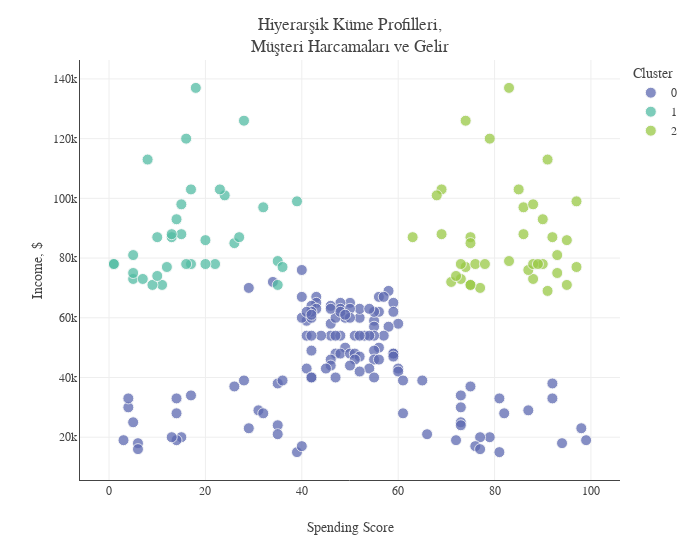

Notebook code for this chart:
### Code cell
# Hierarchical clustering
hc = AgglomerativeClustering(3, affinity='euclidean', linkage='complete', compute_full_tree=False)
hc_pred = hc.fit_predict(clust_df)
plot_hc=clust_df.copy()
plot_hc["Hierarchical Cluster"]=hc_pred
plot_hc=plot_hc.sort_values(by='Hierarchical Cluster')
plot_hc['Hierarchical Cluster'] = plot_hc['Hierarchical Cluster'].astype(str)

# Plot of clusters                                               
fig = px.scatter(plot_hc, x="Spending Score", y="Annual Income", color="Hierarchical Cluster",
                 color_discrete_sequence=px.colors.qualitative.Vivid[1:])
fig.update_traces(marker=dict(size=11, opacity=0.75, line=dict(width=1, color='#F7F7F7')))
fig.update_layout(template=temp, title="Hiyerarşik Küme Profilleri,<br>Müşteri Harcamaları ve Gelir", 
                  width=700, legend_title = 'Cluster',
                  xaxis=dict(title='Spending Score',showline=True, zeroline=False), 
                  yaxis=dict(title='Income, $',ticksuffix='k',showline=True))
fig.show()

### Figure 1 — Plotly figure (JSON) as saved in the notebook; plotly's stock layout.template omitted (floating-point values rounded to 4 significant figures)
{"data": [{"hovertemplate": "Hierarchical Cluster=0<br>Spending Score=%{x}<br>Annual Income=%{y}<extra></extra>", "legendgroup": "0", "marker": {"color": "rgb(93, 105, 177)", "line": {"color": "#F7F7F7", "width": 1}, "opacity": 0.75, "size": 11, "symbol": "circle"}, "mode": "markers", "name": "0", "orientation": "v", "showlegend": true, "type": "scatter", "x": [39, 49, 41, 55, 46, 60, 55, 58, 46, 57, 44, 41, 55, 51, 40, 42, 48, 53, 54, 47, 56, 49, 42, 55, 47, 59, 48, 50, 59, 52, 51, 42, 47, 40, 34, 29, 58, 40, 56, 57, 43, 59, 43, 50, 48, 46, 52, 42, 52, 48, 43, 46, 50, 42, 56, 55, 59, 48, 41, 42, 50, 54, 59, 49, 55, 31, 61, 32, 82, 14, 73, 5, 73, 35, 98, 29, 66, 35, 87, 79, 77, 15, 99, 14, 72, 94, 6, 76, 40, 77, 52, 6, 81, 13, 4, 3, 4, 56, 73, 46, 51, 46, 50, 41, 60, 54, 60, 52, 42, 42, 47, 45, 65, 55, 17, 81, 26, 75, 73, 35, 92, 36, 61, 28, 92, 14], "xaxis": "x", "y": [15, 60, 59, 59, 58, 58, 57, 57, 54, 54, 54, 54, 54, 54, 60, 54, 54, 54, 54, 54, 50, 50, 49, 49, 48, 48, 48, 48, 48, 54, 48, 60, 60, 76, 72, 70, 69, 67, 67, 67, 67, 65, 65, 65, 65, 64, 60, 64, 63, 63, 63, 63, 63, 62, 62, 62, 62, 62, 62, 61, 60, 63, 47, 61, 46, 29, 28, 28, 28, 28, 25, 25, 24, 24, 23, 23, 21, 21, 29, 20, 20, 20, 19, 19, 19, 18, 18, 17, 17, 16, 47, 16, 15, 20, 30, 19, 33, 46, 30, 46, 46, 44, 44, 43, 43, 43, 42, 42, 40, 40, 40, 43, 39, 40, 34, 33, 37, 37, 34, 38, 38, 39, 39, 39, 33, 33], "yaxis": "y"}, {"hovertemplate": "Hierarchical Cluster=1<br>Spending Score=%{x}<br>Annual Income=%{y}<extra></extra>", "legendgroup": "1", "marker": {"color": "rgb(82, 188, 163)", "line": {"color": "#F7F7F7", "width": 1}, "opacity": 0.75, "size": 11, "symbol": "circle"}, "mode": "markers", "name": "1", "orientation": "v", "showlegend": true, "type": "scatter", "x": [22, 17, 39, 20, 16, 15, 1, 5, 13, 32, 35, 14, 26, 20, 15, 24, 27, 1, 36, 5, 12, 18, 13, 28, 35, 11, 16, 8, 7, 9, 5, 17, 23, 10, 10], "xaxis": "x", "y": [78, 78, 99, 78, 78, 98, 78, 81, 87, 97, 79, 93, 85, 86, 88, 101, 87, 78, 77, 73, 77, 137, 88, 126, 71, 71, 120, 113, 73, 71, 75, 103, 103, 74, 87], "yaxis": "y"}, {"hovertemplate": "Hierarchical Cluster=2<br>Spending Score=%{x}<br>Annual Income=%{y}<extra></extra>", "legendgroup": "2", "marker": {"color": "rgb(153, 201, 69)", "line": {"color": "#F7F7F7", "width": 1}, "opacity": 0.75, "size": 11, "symbol": "circle"}, "mode": "markers", "name": "2", "orientation": "v", "showlegend": true, "type": "scatter", "x": [90, 91, 79, 69, 69, 97, 74, 85, 86, 86, 68, 88, 75, 75, 91, 77, 95, 75, 71, 88, 73, 72, 93, 87, 97, 74, 90, 88, 76, 89, 78, 73, 83, 93, 75, 95, 63, 92, 83], "xaxis": "x", "y": [93, 113, 120, 103, 88, 99, 126, 103, 88, 97, 101, 98, 71, 87, 69, 70, 71, 71, 72, 73, 73, 74, 75, 76, 77, 77, 78, 78, 78, 78, 78, 78, 79, 81, 85, 86, 87, 87, 137], "yaxis": "y"}], "layout": {"legend": {"title": {"text": "Cluster"}, "tracegroupgap": 0}, "margin": {"t": 60}, "title": {"text": "Hiyerarşik Küme Profilleri,<br>Müşteri Harcamaları ve Gelir"}, "width": 700, "xaxis": {"anchor": "y", "domain": [0, 1], "showline": true, "title": {"text": "Spending Score"}, "zeroline": false}, "yaxis": {"anchor": "x", "domain": [0, 1], "showline": true, "ticksuffix": "k", "title": {"text": "Income, $"}}}}
